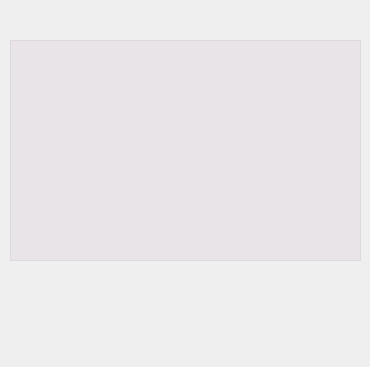
<?xml version="1.0" encoding="UTF-8"?>
<ui version="4.0">
 <class>del_room</class>
 <widget class="QWidget" name="del_room">
  <property name="geometry">
   <rect>
    <x>0</x>
    <y>0</y>
    <width>370</width>
    <height>367</height>
   </rect>
  </property>
  <property name="windowTitle">
   <string>Form</string>
  </property>
  <widget class="QListWidget" name="Roomlist">
   <property name="geometry">
    <rect>
     <x>10</x>
     <y>40</y>
     <width>351</width>
     <height>221</height>
    </rect>
   </property>
   <property name="font">
    <font>
     <family>Acrom Medium</family>
    </font>
   </property>
   <property name="styleSheet">
    <string notr="true">border-top-color: rgb(92, 53, 102);
selection-background-color: rgb(173, 127, 168);
color: rgb(238, 238, 236);
background-color: rgba(173, 127, 168,0.1);</string>
   </property>
  </widget>
  <widget class="QPushButton" name="delet">
   <property name="geometry">
    <rect>
     <x>8</x>
     <y>295</y>
     <width>172</width>
     <height>34</height>
    </rect>
   </property>
   <property name="styleSheet">
    <string notr="true">border-radius:3px;</string>
   </property>
   <property name="text">
    <string/>
   </property>
  </widget>
  <widget class="QPushButton" name="back">
   <property name="geometry">
    <rect>
     <x>189</x>
     <y>295</y>
     <width>172</width>
     <height>34</height>
    </rect>
   </property>
   <property name="styleSheet">
    <string notr="true">border-radius:3px;</string>
   </property>
   <property name="text">
    <string/>
   </property>
  </widget>
  <widget class="QLabel" name="warning">
   <property name="geometry">
    <rect>
     <x>10</x>
     <y>270</y>
     <width>351</width>
     <height>17</height>
    </rect>
   </property>
   <property name="text">
    <string/>
   </property>
  </widget>
  <widget class="QLabel" name="label_2">
   <property name="geometry">
    <rect>
     <x>0</x>
     <y>0</y>
     <width>370</width>
     <height>367</height>
    </rect>
   </property>
   <property name="text">
    <string/>
   </property>
   <property name="pixmap">
    <pixmap resource="pich.qrc">:/picha/Pichures/del_room.png</pixmap>
   </property>
  </widget>
  <zorder>label_2</zorder>
  <zorder>Roomlist</zorder>
  <zorder>delet</zorder>
  <zorder>back</zorder>
  <zorder>warning</zorder>
 </widget>
 <resources>
  <include location="pich.qrc"/>
 </resources>
 <connections/>
</ui>
